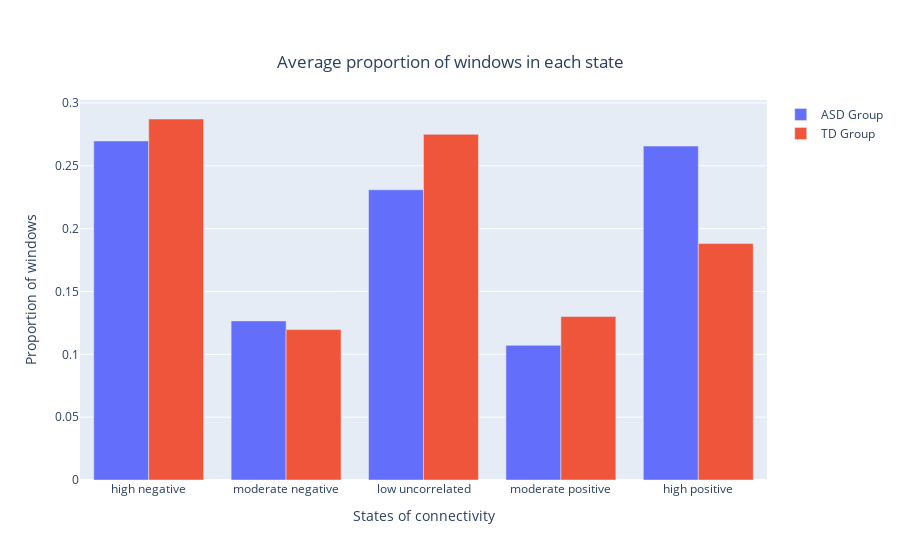

The cell this chart's notebook holds for it:
### Code cell
asd_prop_high_negative_mean = np.mean(asd['prop_high_negative'])
asd_prop_moderate_negative_mean = np.mean(asd['prop_moderate_negative'])
asd_prop_low_uncorrelated_mean = np.mean(asd['prop_low_uncorrelated'])
asd_prop_moderate_positive_mean = np.mean(asd['prop_moderate_positive'])
asd_prop_high_positive_mean = np.mean(asd['prop_high_positive'])
      
td_prop_high_negative_mean = np.mean(td['prop_high_negative'])
td_prop_moderate_negative_mean = np.mean(td['prop_moderate_negative'])
td_prop_low_uncorrelated_mean = np.mean(td['prop_low_uncorrelated'])
td_prop_moderate_positive_mean = np.mean(td['prop_moderate_positive'])
td_prop_high_positive_mean = np.mean(td['prop_high_positive'])

states=['high negative', 'moderate negative', 'low uncorrelated', 'moderate positive', 'high positive']

fig = go.Figure(data=[
    go.Bar(name='ASD Group', x=states, y=[asd_prop_high_negative_mean, asd_prop_moderate_negative_mean, asd_prop_low_uncorrelated_mean, asd_prop_moderate_positive_mean, asd_prop_high_positive_mean]),
    go.Bar(name='TD Group', x=states, y=[td_prop_high_negative_mean, td_prop_moderate_negative_mean, td_prop_low_uncorrelated_mean, td_prop_moderate_positive_mean, td_prop_high_positive_mean]),
])

# Change the bar mode
fig.update_layout(barmode='group', title={
        'text': "Average proportion of windows in each state",
        'y':0.9,
        'x':0.5,
        'xanchor': 'center',
        'yanchor': 'top'},
    xaxis_title="States of connectivity",
    yaxis_title="Proportion of windows",)
fig.show()

### Figure 1 — Plotly figure (JSON) as saved in the notebook; plotly's stock layout.template omitted (floating-point values rounded to 4 significant figures)
{"data": [{"name": "ASD Group", "type": "bar", "x": ["high negative", "moderate negative", "low uncorrelated", "moderate positive", "high positive"], "y": [0.2698, 0.1266, 0.2309, 0.1071, 0.2656]}, {"name": "TD Group", "type": "bar", "x": ["high negative", "moderate negative", "low uncorrelated", "moderate positive", "high positive"], "y": [0.2872, 0.1196, 0.275, 0.1301, 0.1881]}], "layout": {"barmode": "group", "title": {"text": "Average proportion of windows in each state", "x": 0.5, "xanchor": "center", "y": 0.9, "yanchor": "top"}, "xaxis": {"title": {"text": "States of connectivity"}}, "yaxis": {"title": {"text": "Proportion of windows"}}}}
